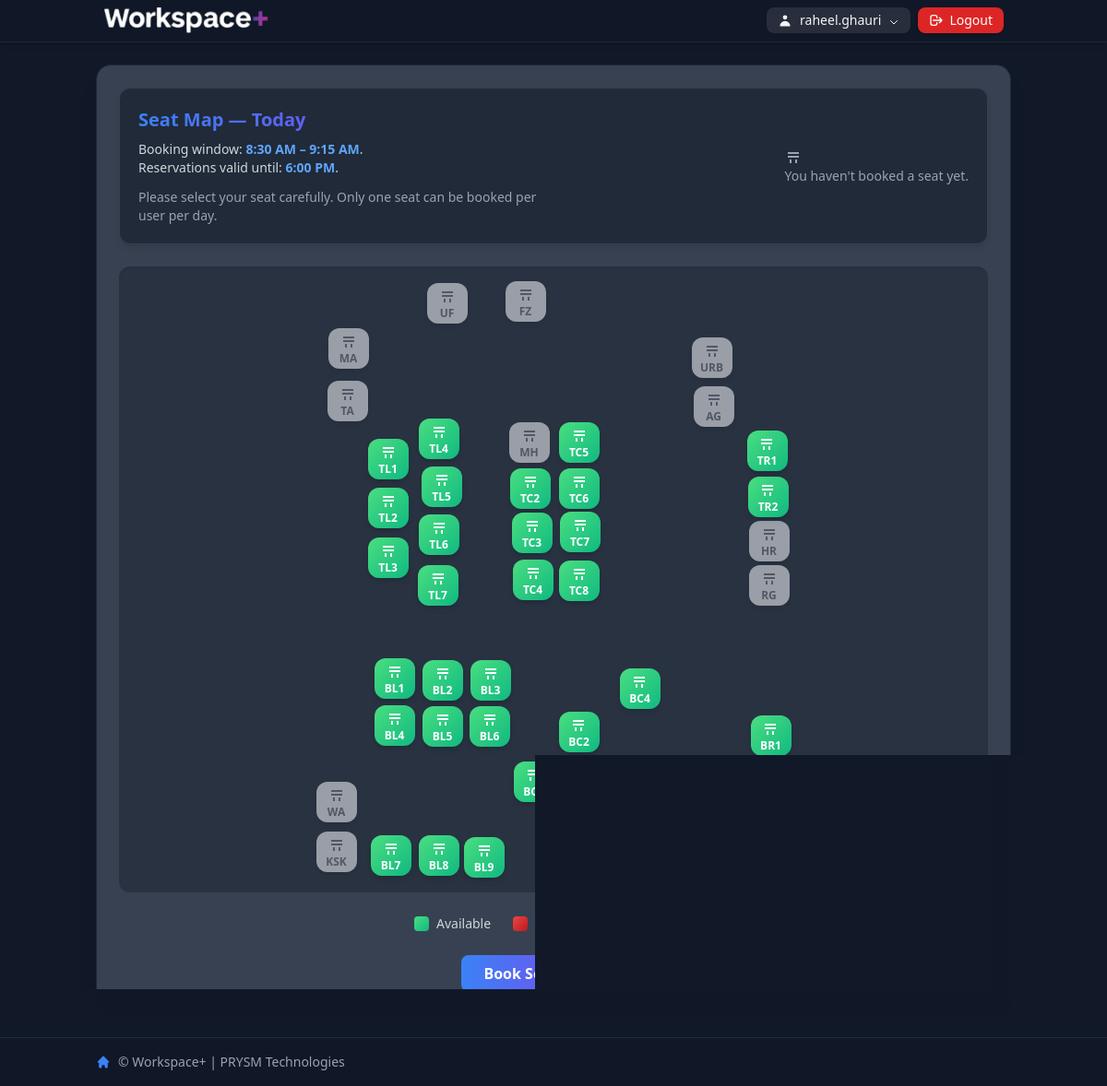
The app's page / (signed in) with its own data.
### seats_app/models.py (models this page shows, shortened)
class Seat(models.Model):
    code = models.CharField(max_length=20, unique=True)  # e.g., A1, B3
    row = models.CharField(max_length=10, blank=True)
    col = models.CharField(max_length=10, blank=True)
    x = models.IntegerField(null=True, blank=True)  # optional pixel coords
    y = models.IntegerField(null=True, blank=True)
    is_active = models.BooleanField(default=True)  # physically exists/usable
    is_reservable = models.BooleanField(default=True)  # can this seat be booked or not

### seats_app/views.py (the view)
# urls.py: path('', views.index, name='index'),
@login_required
def index(request):
    today = date.today()
    seats = list(Seat.objects.filter(is_active=True))
    reservations = Reservation.objects.filter(date=today, status = 'active').select_related("seat", "user")
    reservation_map = {res.seat.id: res for res in reservations}
    for seat in seats:
        res = reservation_map.get(seat.id)
        seat.is_reserved = bool(res)
        seat.user = res.user if res else None
    user_res = reservations.filter(user=request.user).first()
    context = {
        "today": today,
        "user_reservation": user_res,
        "booking_open": in_booking_window(),
        "reservation_period": in_reservation_period(),
        "seats": seats,
    }
    return render(request, "index.html", context)

### seats_app/views.py (called while the page is built)
def in_booking_window(now=None):
    pk_tz = pytz.timezone('Asia/Karachi')
    now = now or timezone.now()
    local_now = now.astimezone(pk_tz)
    t = local_now.time()
    print("BOOKING_OPEN :", BOOKING_OPEN, "BOOKING_CLOSE :", BOOKING_CLOSE)
    print(BOOKING_OPEN <= t)
    print(t <= BOOKING_CLOSE)
    print(f"[DEBUG] Local time: {local_now}, Time component: {t}")
    if BOOKING_OPEN <= BOOKING_CLOSE:
        return BOOKING_OPEN <= t <= BOOKING_CLOSE
    else:
        return t >= BOOKING_OPEN or t <= BOOKING_CLOSE

def in_reservation_period(now=None):
    now = now or timezone.localtime()
    t = now.time()
    return RESERVATION_START <= t <= RESERVATION_END

### seats_app/templates/index.html (shortened to what this page needs)
{% extends 'base.html' %}
{% block content %}
<div class="bg-gray-700 backdrop-blur-md rounded-2xl shadow-xl p-6 border border-gray-800">
<div class="bg-gray-800/90 backdrop-blur-sm rounded-xl shadow-md p-4 md:p-5 border border-gray-700 w-full max-w-6xl mx-auto flex flex-col md:flex-row gap-4">
  <div class="flex-1 flex flex-col justify-center gap-2">
    <h1 class="text-lg md:text-xl font-bold bg-gradient-to-r from-blue-500 to-purple-600 bg-clip-text text-transparent">
    </h1>
    <p class="text-xs md:text-sm text-gray-300">
      Booking window: <span class="font-semibold text-blue-400">8:30 AM – 9:15 AM</span>.<br>
      Reservations valid until: <span class="font-semibold text-blue-400">6:00 PM</span>.
    </p>
    <p class="text-xs md:text-sm text-gray-400 mt-1">
      Please select your seat carefully. Only one seat can be booked per user per day.
    </p>
  </div>
  <div class="flex-1 flex items-center justify-end">
    {% if user_reservation %}
    <div class="flex items-center gap-3 md:gap-4 bg-gray-700/70 rounded-lg p-3 shadow-sm text-gray-200 text-sm w-full md:w-auto">
      <div class="flex items-center justify-center w-8 h-8 md:w-10 md:h-10 bg-blue-400 text-white rounded-full shadow">
        <svg class="w-5 h-5 mb-0.5" fill="currentColor" viewBox="0 0 20 20">
            <path d="M4 10h12v2H4v-2zm0-4h12v2H4V6zm2 8h2v4H6v-4zm6 0h2v4h-2v-4z"/>
        </svg>
      </div>
      <h4>Your Reserved Seat</h4>
      <span class="font-bold text-gray-900 bg-white rounded p-1 font-mono">{{ user_reservation.seat.code }}</span>
      <button id="cancel-reservation-btn"
              class="inline-flex items-center gap-1.5 bg-red-600 hover:bg-red-700 text-white px-2 md:px-3 py-1 rounded-md shadow-sm text-xs md:text-sm transition-all duration-200">
        <svg class="w-5 h-5 mb-0.5" fill="none" stroke="currentColor" viewBox="0 0 24 24">
            <path stroke-linecap="round" stroke-linejoin="round" stroke-width="2" d="M6 18L18 6M6 6l12 12"/>
        </svg>
        <span class="hidden md:inline">Cancel</span>
      </button>
    </div>
    {% else %}
    <p class="text-gray-400 text-sm md:text-right w-full md:w-auto">
      <svg class="w-5 h-5 mb-0.5" fill="currentColor" viewBox="0 0 20 20">
            <path d="M4 10h12v2H4v-2zm0-4h12v2H4V6zm2 8h2v4H6v-4zm6 0h2v4h-2v-4z"/>
        </svg>You haven't booked a seat yet.
    </p>
    {% endif %}
  </div>
</div>
  {% if seats %}
  <div id="seat-map-container"
       class="flex justify-center items-center w-full overflow-x-auto bg-gray-800/60 rounded-xl shadow-inner p-4 mt-6">
    <div id="seat-map-wrapper" class="relative inline-block min-w-max">
      <div id="seat-map" class="relative rounded-xl mx-auto" style="transform-origin: top center;">
        {% for seat in seats %}
          <div
            class="absolute flex items-center justify-center rounded-xl font-bold transition-all duration-300 ease-out seat-item shadow-md
              {% if not seat.is_active %}
                bg-red-200 cursor-not-allowed opacity-50
              {% elif not seat.is_reservable %}
                bg-gray-200 text-gray-500 cursor-not-allowed opacity-60
              {% elif seat.is_reserved and seat.user == request.user %}
                bg-gradient-to-br from-blue-500 to-purple-600 text-white ring-4 ring-blue-400 shadow-lg
              {% elif seat.is_reserved %}
                bg-gradient-to-br from-red-500 to-red-700 text-white cursor-not-allowed
              {% else %}
                bg-gradient-to-br from-green-400 to-emerald-500 text-white cursor-pointer hover:scale-125 hover:shadow-2xl hover:from-green-500 hover:to-emerald-600
              {% endif %}"
            data-seat-id="{{ seat.id }}"
            data-x="{{ seat.x }}"
            data-y="{{ seat.y }}"
            title="Seat {{ seat.code }}"
            style="width: 44px; height: 44px;"
          >
            <div class="flex flex-col items-center justify-center">
                <svg class="w-5 h-5 mb-0.5" fill="currentColor" viewBox="0 0 20 20">
                    <path d="M4 10h12v2H4v-2zm0-4h12v2H4V6zm2 8h2v4H6v-4zm6 0h2v4h-2v-4z"/>
                </svg>
              <span class="seat-label text-xs font-semibold">{{ seat.code }}</span>
            </div>
          </div>
        {% endfor %}
      </div>
    </div>
  </div>
  {% else %}
  <p class="text-center text-gray-400 mt-8">No seat data available.</p>
  {% endif %}
  <div class="flex justify-center mt-6 space-x-6 text-gray-300">
    <div class="flex items-center space-x-2">
      <div class="w-4 h-4 bg-gradient-to-br from-green-400 to-emerald-500 rounded"></div>
      <span class="text-sm">Available</span>
    </div>
    <div class="flex items-center space-x-2">
      <div class="w-4 h-4 bg-gradient-to-br from-red-500 to-red-700 rounded"></div>
      <span class="text-sm">Reserved</span>
    </div>
    <div class="flex items-center space-x-2">
      <div class="w-4 h-4 bg-gradient-to-br from-blue-500 to-purple-600 rounded"></div>
      <span class="text-sm">Your Seat</span>
    </div>
  </div>
  <div class="mt-6 flex justify-center">
    <form method="POST" id="booking-form">
      <button
        type="submit"
        id="book-btn"
        class="bg-gradient-to-r from-blue-500 to-purple-600 hover:from-blue-600 hover:to-purple-700 text-white font-semibold py-2 px-6 rounded-lg disabled:bg-gray-600 disabled:cursor-not-allowed transition-all duration-300"
        disabled
      >
        <span id="btn-text">Book Selected Seat</span>
      </button>
    </form>
  </div>
</div>
{% endblock %}

### seats_app/templates/base.html (shortened to what this page needs)
{% load static %}
<!DOCTYPE html>
<html lang="en" class="scroll-smooth">
<head>
    <script src="https://cdn.tailwindcss.com"></script>
</head>
<body class="bg-gray-900 text-gray-100 min-h-screen flex flex-col">
<nav class="bg-gray-900/90 backdrop-blur-md border-b border-gray-800 shadow-md">
  <div class="container mx-auto px-4 sm:px-6 py-2 flex justify-between items-center">
    <a href="{% url 'seats:index' %}" class="flex items-center">
      <img src="{% static 'images/workspace-plus-logo.png' %}" alt="Logo" class="w-[180px] h-auto object-contain">
    </a>
    <div class="hidden sm:flex items-center gap-2 sm:gap-3">
      {% if user.is_authenticated %}
        <div class="flex items-center gap-2">
          {% if user.is_superuser %}
          <div class="relative" id="admin-dropdown">
            <button class="flex items-center gap-2 bg-white/10 backdrop-blur-sm px-3 py-1 rounded-lg hover:bg-white/20 transition">
              <svg class="w-4 h-4" fill="currentColor" viewBox="0 0 20 20">
                <path fill-rule="evenodd" d="M10 9a3 3 0 100-6 3 3 0 000 6zm-7 9a7 7 0 1114 0H3z" clip-rule="evenodd"/>
              </svg>
              <span class="text-sm font-medium">{{ user.username }}</span>
              <svg id="admin-arrow" class="w-3 h-3 mt-1 transition-transform duration-200" fill="none" stroke="currentColor" viewBox="0 0 24 24">
                <path stroke-linecap="round" stroke-linejoin="round" stroke-width="2" d="M19 9l-7 7-7-7"/>
              </svg>
            </button>
          </div>
          {% endif %}
          <a href="{% url 'logout' %}"
             class="flex items-center gap-1.5 bg-red-600 hover:bg-red-700 text-white px-3 py-1 rounded-lg text-sm font-medium transition-all hover:scale-105 shadow">
            <svg class="w-4 h-4" fill="none" stroke="currentColor" viewBox="0 0 24 24">
              <path stroke-linecap="round" stroke-linejoin="round" stroke-width="2" d="M17 16l4-4m0 0l-4-4m4 4H7m6 4v1a3 3 0 01-3 3H6a3 3 0 01-3-3V7a3 3 0 013-3h4a3 3 0 013 3v1"/>
            </svg>
            <span class="hidden sm:inline">Logout</span>
          </a>
        </div>
      {% endif %}
    </div>
  </div>
</nav>
<main class="flex-1 container mx-auto px-4 py-6">
  {% block content %}{% endblock %}
</main>
<footer class="bg-gray-900/90 backdrop-blur-sm border-t border-gray-800 mt-auto">
  <div class="container mx-auto px-4 py-4 flex flex-col sm:flex-row justify-between items-center gap-2 text-sm text-gray-400">
    <div class="flex items-center gap-2">
      <svg class="w-4 h-4 text-blue-500" fill="currentColor" viewBox="0 0 20 20">
        <path d="M10.707 2.293a1 1 0 00-1.414 0l-7 7a1 1 0 001.414 1.414L4 10.414V17a1 1 0 001 1h2a1 1 0 001-1v-2a1 1 0 011-1h2a1 1 0 011 1v2a1 1 0 001 1h2a1 1 0 001-1v-6.586l.293.293a1 1 0 001.414-1.414l-7-7z"/>
      </svg>
      <span>&copy; {{ now|date:"Y" }} Workspace+ | PRYSM Technologies </span>
    </div>
  </div>
</footer>
</body>
</html>

### records on screen
Seat: code "UF"
Seat: code "FZ"
Seat: code "TL1"
Seat: code "TL2"
Seat: code "TL3"
Seat: code "TL4"
Seat: code "TL5"
Seat: code "TL6"
Seat: code "TL7"
Seat: code "MH"
Seat: code "TC2"
Seat: code "TC3"
Seat: code "TC4"
Seat: code "MA"
Seat: code "TA"
Seat: code "HR"
Seat: code "RG"
Seat: code "URB"
Seat: code "AG"
Seat: code "BR1"
Seat: code "BL8"
Seat: code "BC1"
Seat: code "BC4"
Seat: code "BC2"
Seat: code "TR2"
Seat: code "TR1"
Seat: code "BL1"
Seat: code "BL2"
Seat: code "BL3"
Seat: code "BL4"
Seat: code "TC5"
Seat: code "TC6"
Seat: code "TC7"
Seat: code "TC8"
Seat: code "KSK"
Seat: code "WA"
Seat: code "BL9"
Seat: code "BL5"
Seat: code "BL6"
Seat: code "BL7"

### other values on screen
{{ user.username }} "raheel.ghauri"
